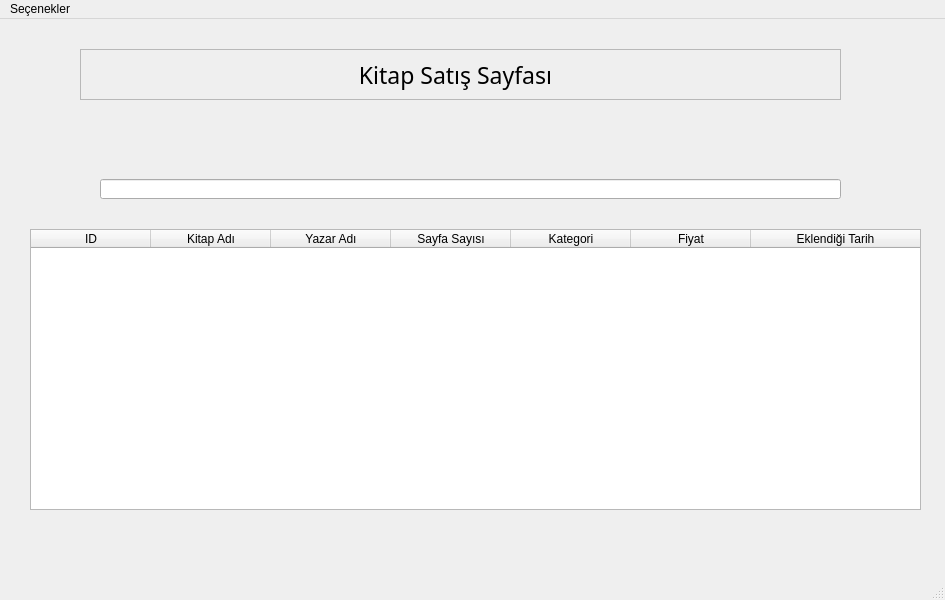
<?xml version="1.0" encoding="UTF-8"?>
<ui version="4.0">
 <class>MainWindow</class>
 <widget class="QMainWindow" name="MainWindow">
  <property name="geometry">
   <rect>
    <x>0</x>
    <y>0</y>
    <width>945</width>
    <height>600</height>
   </rect>
  </property>
  <property name="windowTitle">
   <string>MainWindow</string>
  </property>
  <widget class="QWidget" name="centralwidget">
   <widget class="QFrame" name="frame">
    <property name="geometry">
     <rect>
      <x>80</x>
      <y>30</y>
      <width>761</width>
      <height>51</height>
     </rect>
    </property>
    <property name="frameShape">
     <enum>QFrame::StyledPanel</enum>
    </property>
    <property name="frameShadow">
     <enum>QFrame::Raised</enum>
    </property>
    <widget class="QLabel" name="baslik_label">
     <property name="geometry">
      <rect>
       <x>130</x>
       <y>10</y>
       <width>491</width>
       <height>31</height>
      </rect>
     </property>
     <property name="font">
      <font>
       <family>Segoe UI Black</family>
       <pointsize>17</pointsize>
      </font>
     </property>
     <property name="text">
      <string>Kitap Satış Sayfası</string>
     </property>
     <property name="alignment">
      <set>Qt::AlignCenter</set>
     </property>
    </widget>
   </widget>
   <widget class="QLineEdit" name="arama_yap_line_edit">
    <property name="geometry">
     <rect>
      <x>100</x>
      <y>160</y>
      <width>741</width>
      <height>20</height>
     </rect>
    </property>
   </widget>
   <widget class="QTableWidget" name="bilgi_tableWidget">
    <property name="geometry">
     <rect>
      <x>30</x>
      <y>210</y>
      <width>891</width>
      <height>281</height>
     </rect>
    </property>
    <property name="focusPolicy">
     <enum>Qt::NoFocus</enum>
    </property>
    <property name="showGrid">
     <bool>false</bool>
    </property>
    <attribute name="horizontalHeaderDefaultSectionSize">
     <number>120</number>
    </attribute>
    <attribute name="horizontalHeaderStretchLastSection">
     <bool>true</bool>
    </attribute>
    <column>
     <property name="text">
      <string>ID</string>
     </property>
    </column>
    <column>
     <property name="text">
      <string>Kitap Adı</string>
     </property>
    </column>
    <column>
     <property name="text">
      <string>Yazar Adı</string>
     </property>
    </column>
    <column>
     <property name="text">
      <string>Sayfa Sayısı</string>
     </property>
    </column>
    <column>
     <property name="text">
      <string>Kategori</string>
     </property>
    </column>
    <column>
     <property name="text">
      <string>Fiyat</string>
     </property>
    </column>
    <column>
     <property name="text">
      <string>Eklendiği Tarih</string>
     </property>
    </column>
   </widget>
  </widget>
  <widget class="QMenuBar" name="menubar">
   <property name="geometry">
    <rect>
     <x>0</x>
     <y>0</y>
     <width>945</width>
     <height>21</height>
    </rect>
   </property>
   <widget class="QMenu" name="kitap_duzenleme_menu">
    <property name="title">
     <string>Seçenekler</string>
    </property>
    <addaction name="separator"/>
    <addaction name="Kitap_duzenle_sayfa"/>
    <addaction name="kitap_satin_al_sayfa"/>
    <addaction name="satilan_kitap_sayfa"/>
   </widget>
   <addaction name="kitap_duzenleme_menu"/>
  </widget>
  <widget class="QStatusBar" name="statusbar"/>
  <action name="actionKitap_D_zenleme_Sayfas">
   <property name="text">
    <string>Kitap DÜzenleme  Sayfası</string>
   </property>
  </action>
  <action name="Kitap_duzenle_sayfa">
   <property name="text">
    <string>Kitap Ekle ve Düzenle</string>
   </property>
  </action>
  <action name="kitap_satin_al_sayfa">
   <property name="text">
    <string>Kitap Satın Al</string>
   </property>
  </action>
  <action name="satilan_kitap_sayfa">
   <property name="text">
    <string>Satılan Kitaplar</string>
   </property>
  </action>
 </widget>
 <resources/>
 <connections/>
</ui>
